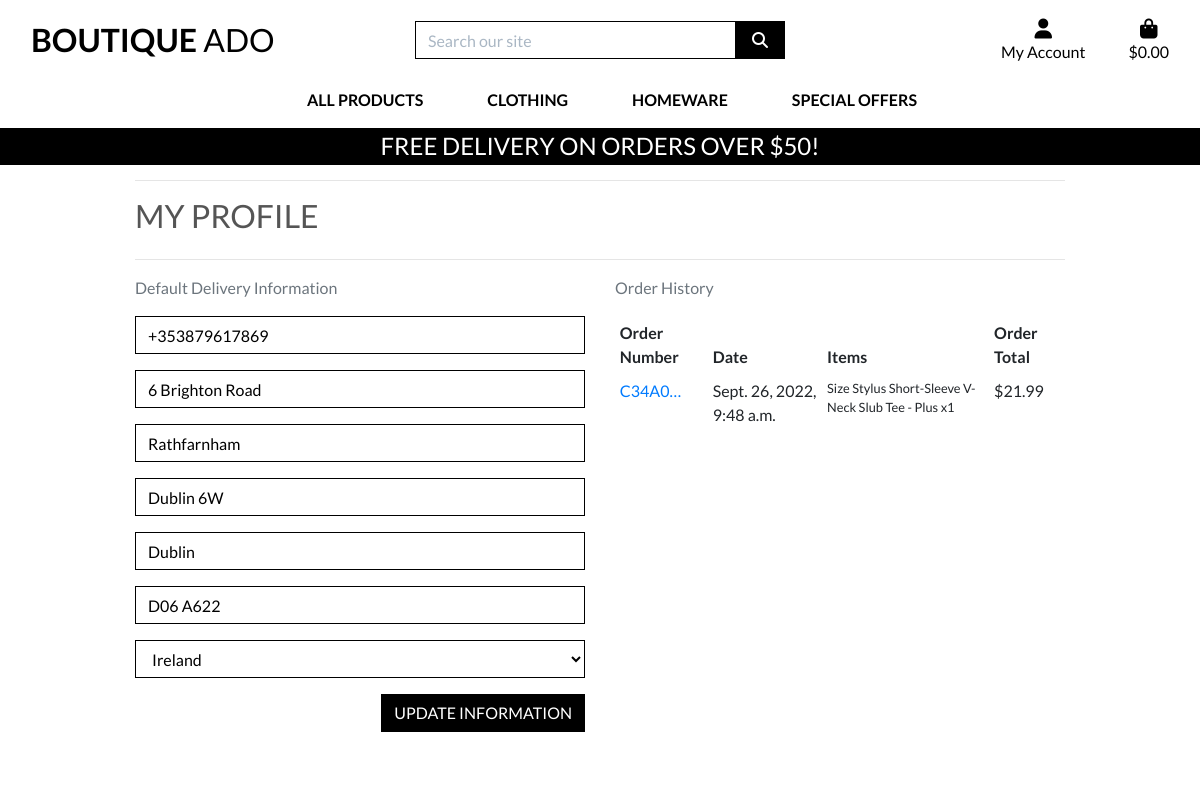
The page /profile/ (signed in) on the database as committed earlier.
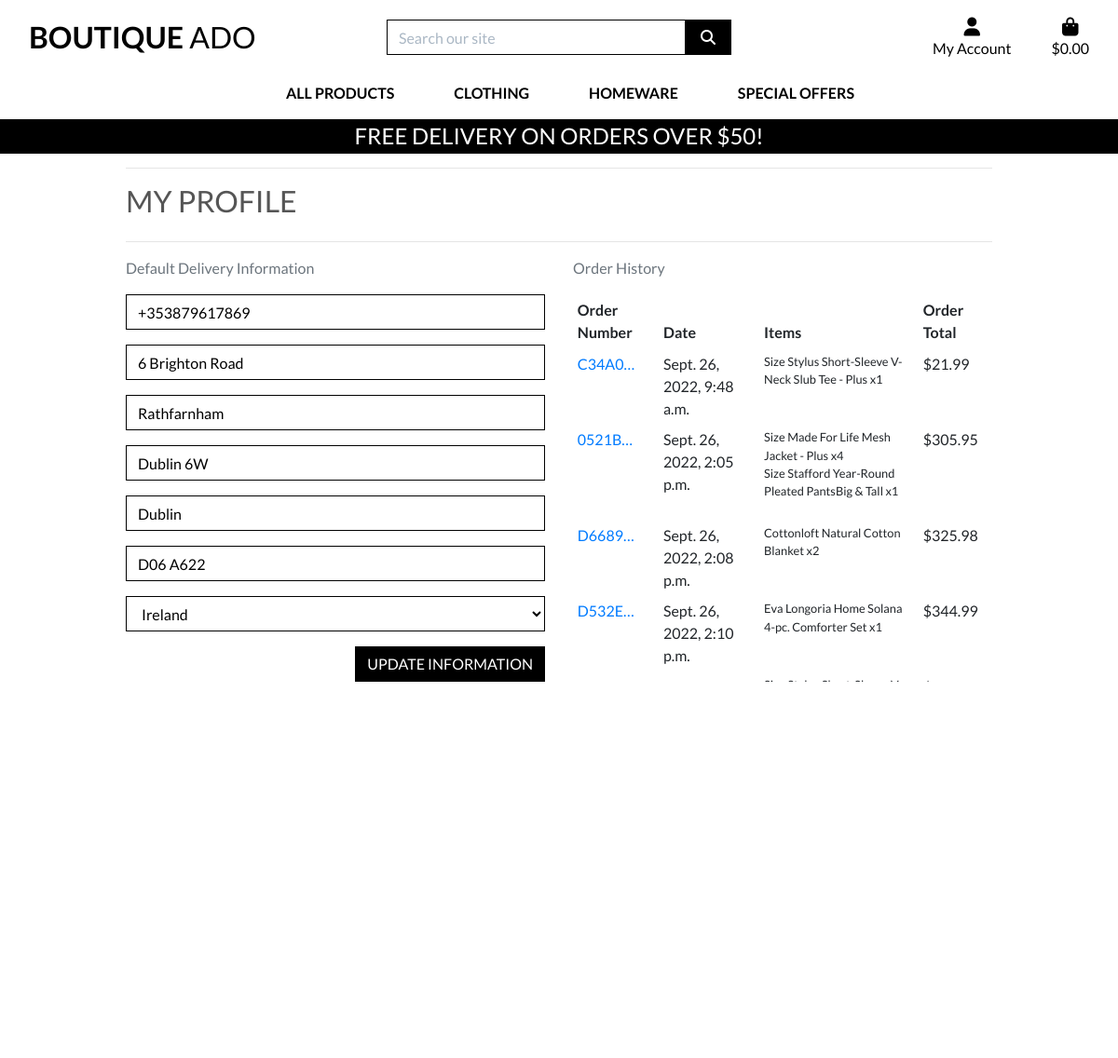
The same page on the database as committed later.
### profiles/models.py (models this page shows, shortened)
class UserProfile(models.Model):
    user = models.OneToOneField(User, on_delete=models.CASCADE)
    default_phone_number = models.CharField(max_length=20, null=True, blank=True)
    default_street_address1 = models.CharField(max_length=80, null=True, blank=True)
    default_street_address2 = models.CharField(max_length=80, null=True, blank=True)
    default_town_or_city = models.CharField(max_length=40, null=True, blank=True)
    default_county = models.CharField(max_length=80, null=True, blank=True)
    default_postcode = models.CharField(max_length=20, null=True, blank=True)
    default_country = CountryField(blank_label='Country', null=True, blank=True)

### checkout/models.py (models this page shows, shortened)
class Order(models.Model):
    order_number = models.CharField(max_length=32, null=False, editable=False)
    user_profile = models.ForeignKey(UserProfile, on_delete=models.SET_NULL,
                                     null=True, blank=True, related_name='orders')
    full_name = models.CharField(max_length=50, null=False, blank=False)
    email = models.EmailField(max_length=254, null=False, blank=False)
    phone_number = models.CharField(max_length=20, null=False, blank=False)
    country = CountryField(blank_label='Country *', null=False, blank=False)
    postcode = models.CharField(max_length=20, null=True, blank=True)
    town_or_city = models.CharField(max_length=40, null=False, blank=False)
    street_address1 = models.CharField(max_length=80, null=False, blank=False)
    street_address2 = models.CharField(max_length=80, null=True, blank=True)
    county = models.CharField(max_length=80, null=True, blank=True)
    date = models.DateTimeField(auto_now_add=True)
    delivery_cost = models.DecimalField(max_digits=6, decimal_places=2, null=False, default=0)
    order_total = models.DecimalField(max_digits=10, decimal_places=2, null=False, default=0)
    grand_total = models.DecimalField(max_digits=10, decimal_places=2, null=False, default=0)
    original_bag = models.TextField(null=False, blank=False, default='')
    stripe_pid = models.CharField(max_length=254, null=False, blank=False, default='')

class OrderLineItem(models.Model):
    order = models.ForeignKey(Order, null=False, blank=False, on_delete=models.CASCADE, related_name='lineitems')
    product = models.ForeignKey(Product, null=False, blank=False, on_delete=models.CASCADE)
    product_size = models.CharField(max_length=2, null=True, blank=True) # XS, S, M, L, XL
    quantity = models.IntegerField(null=False, blank=False, default=0)
    lineitem_total = models.DecimalField(max_digits=6, decimal_places=2, null=False, blank=False, editable=False)

### products/models.py (models this page shows, shortened)
class Product(models.Model):
    category = models.ForeignKey('Category', null=True, blank=True,
                                 on_delete=models.SET_NULL)
    sku = models.CharField(max_length=254, null=True, blank=True)
    name = models.CharField(max_length=254)
    description = models.TextField()
    has_sizes = models.BooleanField(default=False, null=True, blank=True)
    price = models.DecimalField(max_digits=6, decimal_places=2)
    rating = models.DecimalField(max_digits=6, decimal_places=2, null=True,
                                 blank=True)
    image_url = models.URLField(max_length=1024, null=True, blank=True)
    image = models.ImageField(null=True, blank=True)

### profiles/views.py (the view)
# urls.py: path('profile/', include('profiles.urls')),
def profile(request):
    profile = get_object_or_404(UserProfile, user=request.user)
    if request.method == 'POST':
        form = UserProfileForm(request.POST, instance=profile)
        if form.is_valid():
            form.save()
            messages.success(request, 'Profile updated successfully')
    form = UserProfileForm(instance=profile)
    orders = profile.orders.all()
    template = 'profiles/profile.html'
    context = {
        'form': form,
        'orders': orders,
        'on_profile_page': True
    }
    return render(request, template, context)

### profiles/forms.py
class UserProfileForm(forms.ModelForm):
    class Meta:
        model = UserProfile
        exclude = ('user',)
    def __init__(self, *args, **kwargs):
        super().__init__(*args, **kwargs)
        placeholders = {
            'default_phone_number': 'Phone Number',
            'default_postcode': 'Postal Code',
            'default_town_or_city': 'Town or City',
            'default_street_address1': 'Street Address 1',
            'default_street_address2': 'Street Address 2',
            'default_county': 'County, State or Locality',
        }
        self.fields['default_phone_number'].widget.attrs['autofocus'] = True
        for field in self.fields:
            if field != 'default_country':
                if self.fields[field].required:
                    placeholder = f'{placeholders[field]} *'
                else:
                    placeholder = placeholders[field]
                self.fields[field].widget.attrs['placeholder'] = placeholder
            self.fields[field].widget.attrs['class'] = 'border-black rounded-0 profile-form-input'
            self.fields[field].label = False

### bag/contexts.py (called while the page is built, shortened)
def bag_contents(request):
    bag_items = []
    total = 0
    product_count = 0
    bag = request.session.get('bag', {})
    if total < settings.FREE_DELIVERY_THRESHOLD:
        delivery = total * Decimal(settings.STANDARD_DELIVERY_PERCENTAGE / 100)
        free_delivery_delta = settings.FREE_DELIVERY_THRESHOLD - total
    else:
        delivery = 0
        free_delivery_delta = 0
    grand_total = delivery + total
    context = {
        'bag_items': bag_items,
        'total': total,
        'product_count': product_count,
        'delivery': delivery,
        'free_delivery_delta': free_delivery_delta,
        'free_delivery_threshold': settings.FREE_DELIVERY_THRESHOLD,
        'grand_total': grand_total,
    }
    return context

### profiles/templates/profiles/profile.html (shortened to what this page needs)
{% extends "base.html" %}
{% load static %}
{% block extra_css %}
    <link rel="stylesheet" href="{% static 'profiles/css/profile.css' %}">
{% endblock %}
{% block page_header %}
    <div class="container header-container">
    </div>
{% endblock %}
{% block content %}
    <div class="overlay"></div>
    <div class="container">
        <div class="row">
            <div class="col">
                <hr>
                <h2 class="logo-font mb-4">My Profile</h2>
                <hr>
            </div>
        </div>
        <div class="row">
            <div class="col-12 col-lg-6">
                <p class="text-muted">Default Delivery Information</p>
                <form class="mt-3" action="{% url 'profile' %}" method="POST" id="profile-update-form">
                    {{ form|crispy }}
                    <button class="btn btn-black rounded-0 text-uppercase float-right">Update Information</button>
                </form>
            </div>
            <div class="col-12 col-lg-6">
                <p class="text-muted">Order History</p>
                <div class="order-history table-responsive">
                    <table class="table table-sm table-borderless">
                        <thead>
                            <tr>
                                <th>Order Number</th>
                                <th>Date</th>
                                <th>Items</th>
                                <th>Order Total</th>
                            </tr>
                        </thead>
                        <tbody>
                            {% for order in orders %}
                                <tr>
                                    <td>
                                        <a href="{% url 'order_history' order.order_number %}"
                                        title="{{ order.order_number }}">
                                            {{ order.order_number|truncatechars:6 }}
                                        </a>
                                    </td>
                                    <td>{{ order.date }}</td>
                                    <td>
                                        <ul class="list-unstyled">
                                            {% for item in order.lineitems.all %}
                                                <li class="small">
                                                    {% if item.product.has_sizes %}
                                                        Size {{ item.product.size|upper }}
                                                    {% endif %}{{ item.product.name }} x{{ item.quantity }}
                                                </li>
                                            {% endfor %}
                                        </ul>
                                    </td>
                                    <td>${{ order.grand_total }}</td>
                                </tr>
                            {% endfor %}
                        </tbody>
                    </table>
                </div>
            </div>
        </div>
{% endblock %}

### templates/base.html (shortened to what this page needs)
{% load static %}
<!doctype html>
<html lang="en">
  <head>
    {% block corecss %}
        <link rel="stylesheet" href="https://stackpath.bootstrapcdn.com/bootstrap/4.4.1/css/bootstrap.min.css">
        <link rel="stylesheet" href="{% static 'css/base.css' %}">
    {% endblock %}
    {% block extra_css %}
    {% endblock %}
  </head>
  <body>
    <header class="container-fluid fixed-top">
        <div id="topnav" class="row bg-white pt-lg-2 d-none d-lg-flex">
            <div class="col-12 col-lg-4 my-auto py-1 py-lg-0 text-center text-lg-left">
                <a href="{% url 'home' %}" class="nav-link main-logo-link">
                    <h2 class="logo-font text-black my-0"><strong>Boutique</strong> Ado</h2>
                </a>
            </div>
            <div class="col-12 col-lg-4 my-auto py-1 py-lg-0">
                <form method="GET" action="{% url 'products' %}">
                    <div class="input-group w-100">
                        <input class="form-control border border-black rounded-0" type="text" name="q" placeholder="Search our site">
                        <div class="input-group-append">
                            <button class="form-control btn btn-black border border-black rounded-0" type="submit">
                                <span class="icon">
                                    <i class="fas fa-search"></i>
                                </span>
                            </button>
                        </div>
                    </div>
                </form>
            </div>
            <div class="col-12 col-lg-4 my-auto py-1 py-lg-0">
                <ul class="list-inline list-unstyled text-center text-lg-right my-0">
                    <li class="list-inline-item dropdown">
                        <a class="text-black nav-link" href="#" id="user-options" data-toggle="dropdown" aria-haspopup="true" aria-expanded="false">
                            <div class="text-center">
                                <div><i class="fas fa-user fa-lg"></i></div>
                                <p class="my-0">My Account</p>
                            </div>
                        </a>
                    </li>
                    <li class="list-inline-item">
                        <a class="{% if grand_total %}text-info font-weight-bold{% else %}text-black{% endif %} nav-link" href="{% url 'view_bag' %}">
                            <div class="text-center">
                                <div><i class="fas fa-shopping-bag fa-lg"></i></div>
                                <p class="my-0">
                                    {% if grand_total %}
                                        ${{ grand_total|floatformat:2 }}
                                    {% else %}
                                        $0.00
                                    {% endif %}
                                </p>
                            </div>
                        </a>
                    </li>
                </ul>
            </div>
        </div>
        <div class="row bg-white">
            <nav class="navbar navbar-expand-lg navbar-light w-100">
                {% include 'includes/main-nav.html' %}
            </nav>
        </div>
        <div id="delivery-banner" class="row text-center">
            <div class="col bg-black text-white">
                <h4 class="logo-font my-1">Free delivery on orders over ${{ free_delivery_threshold }}!</h4>
            </div>
        </div>
    </header>
    {% block page_header %}
    {% endblock %}
    {% block content %}
    {% endblock %}
  </body>
</html>

### templates/includes/main-nav.html (shortened to what this page needs)
<div class="collapse navbar-collapse" id="main-nav">
    <ul class="navbar-nav w-auto mx-auto">
        <li class="nav-item dropdown">
            <a class="logo-font font-weight-bold nav-link text-black mr-5" href="#" id="all-products-link" data-toggle="dropdown" aria-haspopup="true" aria-expanded="false">
                All Products
            </a>
        </li>
        <li class="nav-item dropdown">
            <a class="logo-font font-weight-bold nav-link text-black mr-5" href="#" id="clothing-link" data-toggle="dropdown" aria-haspopup="true" aria-expanded="false">
                Clothing
            </a>
        </li>
        <li class="nav-item dropdown">
            <a class="logo-font font-weight-bold nav-link text-black mr-5" href="#" id="homeware-link" data-toggle="dropdown" aria-haspopup="true" aria-expanded="false">
                Homeware
            </a>
        </li>
        <li class="nav-item dropdown">
            <a class="logo-font font-weight-bold nav-link text-black" href="#" id="specials-link" data-toggle="dropdown" aria-haspopup="true" aria-expanded="false">
                Special Offers
            </a>
        </li>
    </ul>
</div>

### static/css/base.css (style rules this page uses)
html { height: 100%; }
body { background: url('/media/homepage_background_cropped.jpg') no-repeat center center fixed; background-size: cover; height: calc(100vh - 164px); color: #555; font-family: 'Lato'; }
.icon { align-items: center; display: inline-flex; justify-content: center; height: 1.5rem; width: 1.5rem; }
.logo-font { text-transform: uppercase; }
.main-logo-link { width: fit-content; }
.btn-black { background: black; color: white; }
.text-black { color: #000 !important; }
.border-black { border: 1px solid black !important; }
.bg-black { background: #000 !important; }
.overlay { height: 100%; width: 100%; top: 0; left: 0; position: fixed; background: white; z-index: -1; }
input[name='q']::placeholder { color: #aab7c4; }
@media (min-width: 1200px) { .container { max-width: 80%; } }
@media (min-width: 992px) { .header-container { padding-top: 164px; } }

### profiles/static/profiles/css/profile.css (style rules this page uses)
.order-history { max-height: 416px; overflow-y: auto; }
#profile-update-form .form-control { color: #000; }
#profile-update-form input::placeholder { color: #aab7c4; }
#id_default_country, #id_default_country option:not(:first-child) { color: #000; }

Rows that differ between the two databases and show on the page:
added Order: order_number "0521B…", date "Sept. 26, 2022, 2:05 p.m.", grand_total "305.95"
added OrderLineItem: product.name "Made For Life Mesh Jacket - Plus", quantity "4", shown under "0521B…"
added OrderLineItem: product.name "Stafford Year-Round Pleated PantsBig & Tall", quantity "1", shown under "0521B…"
added Order: order_number "D6689…", date "Sept. 26, 2022, 2:08 p.m.", grand_total "325.98"
added OrderLineItem: product.name "Cottonloft Natural Cotton Blanket", quantity "2", shown under "D6689…"
added Order: order_number "D532E…", date "Sept. 26, 2022, 2:10 p.m.", grand_total "344.99"
added OrderLineItem: product.name "Eva Longoria Home Solana 4-pc. Comforter Set", quantity "1", shown under "D532E…"
